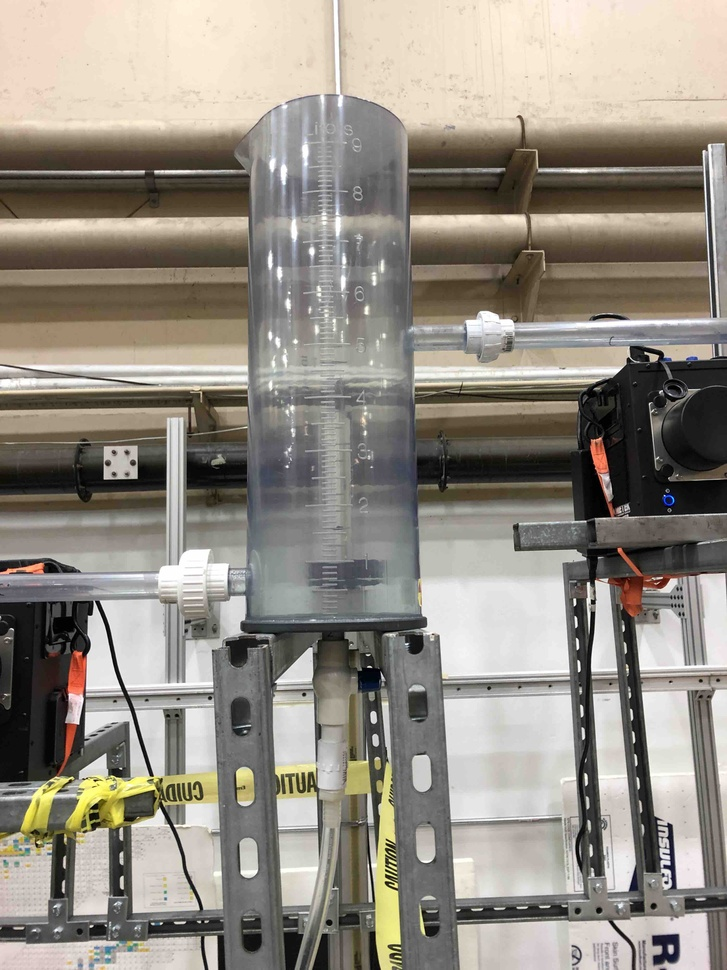
%> input picture tank1_shrunk_shrunk.jpg, 727 x 970 px, shrunk from 3024 x 4032 before the run
$ octave compare_methods_test.m   (GNU Octave 9; MATLAB toolbox functions it lacks are replaced by stand-ins)
%> lines starting %> are read from the running program, lines starting %| are printed output that depends on the picture
I = imread('tank1_shrunk_shrunk.jpg');
%> I is the input picture: size 970x727x3 uint8; mean R, G, B 147.1, 140.8, 131
I_bw = rgb2gray(I);
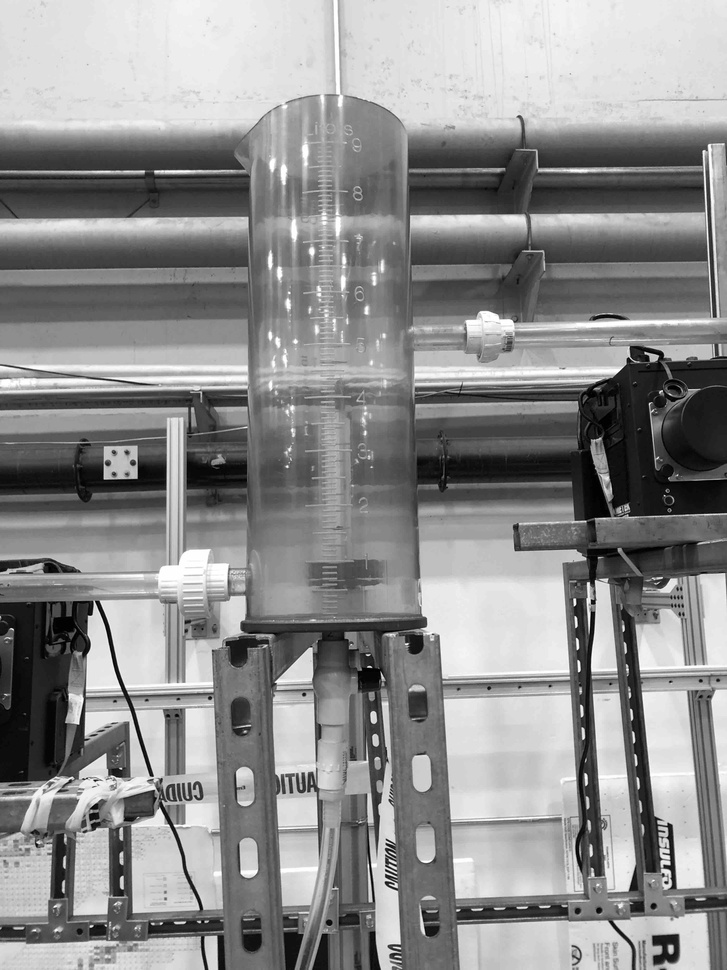
%> I_bw: size 970x727 uint8; min 0, max 255, mean 141.5
BW1 = edge(I_bw, 'Canny');
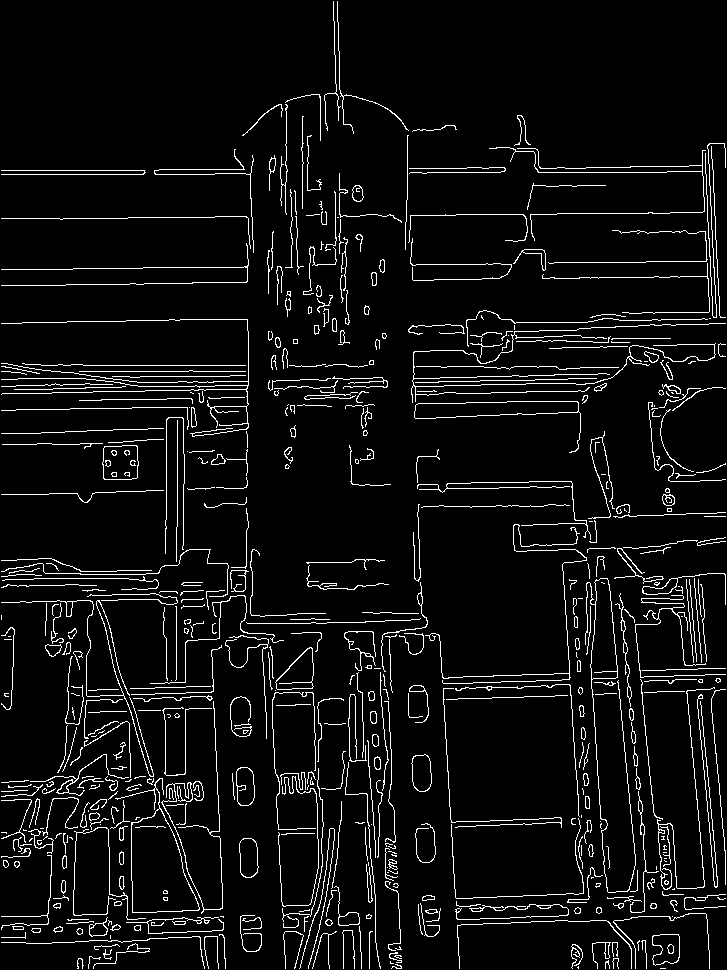
%> BW1: size 970x727 logical; 5.9% white in thin lines or dots
BW2 = edge(I_bw, 'Prewitt');
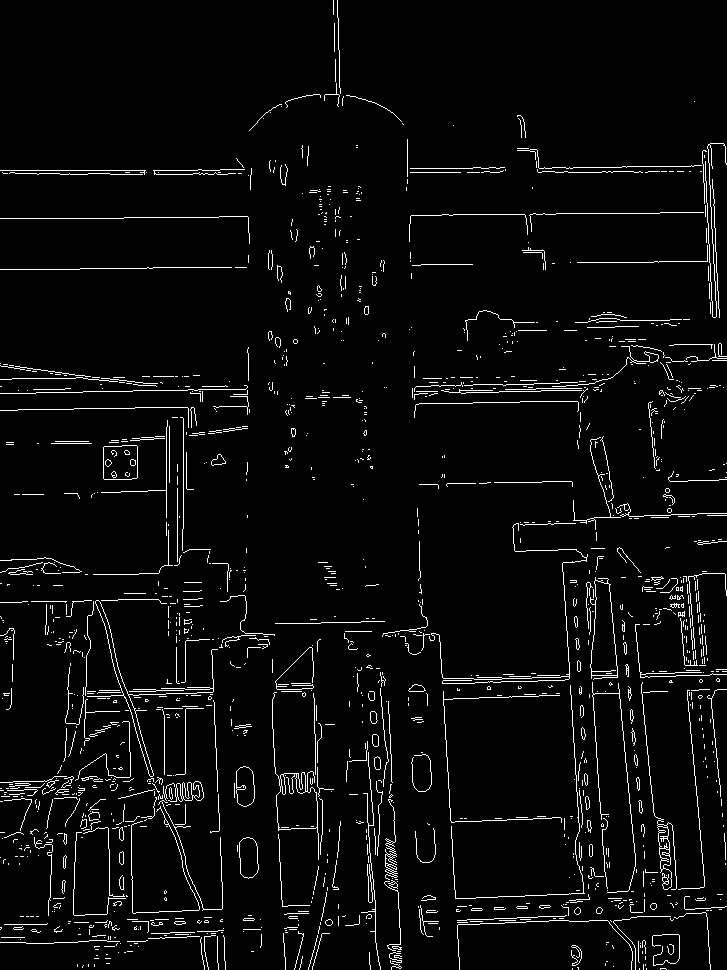
%> BW2: size 970x727 logical; 4% white in thin lines or dots
BW3 = edge(I_bw, 'Sobel');
%> BW3: size 970x727 logical; 3.9% white in thin lines or dots
BW4 = edge(I_bw, 'Roberts');
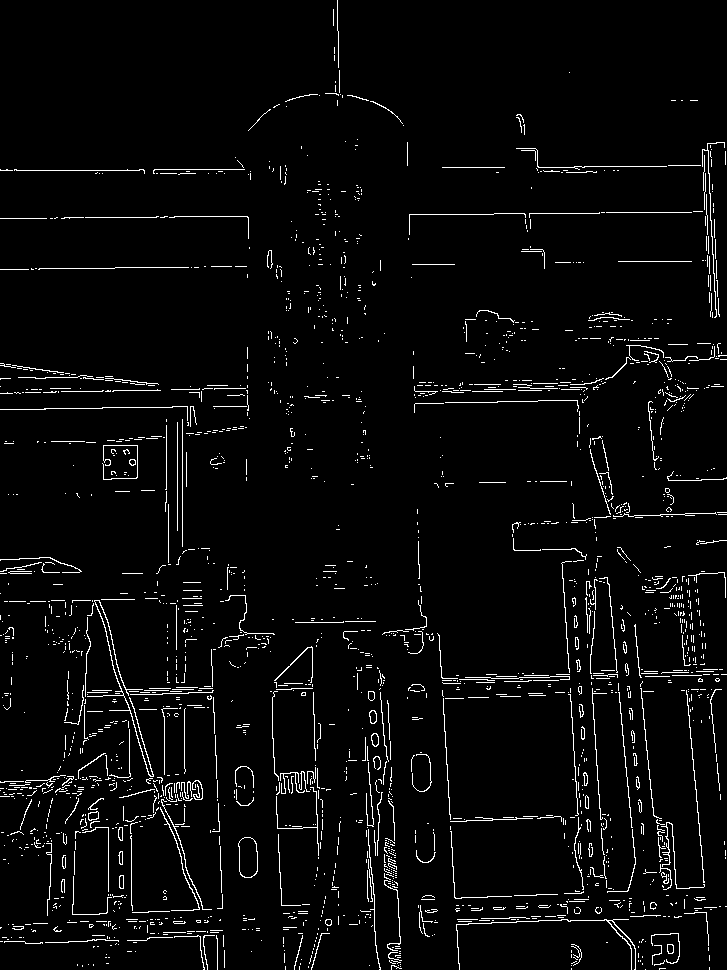
%> BW4: size 970x727 logical; 3.6% white in thin lines or dots
BW5 = edge(I_bw, 'log');
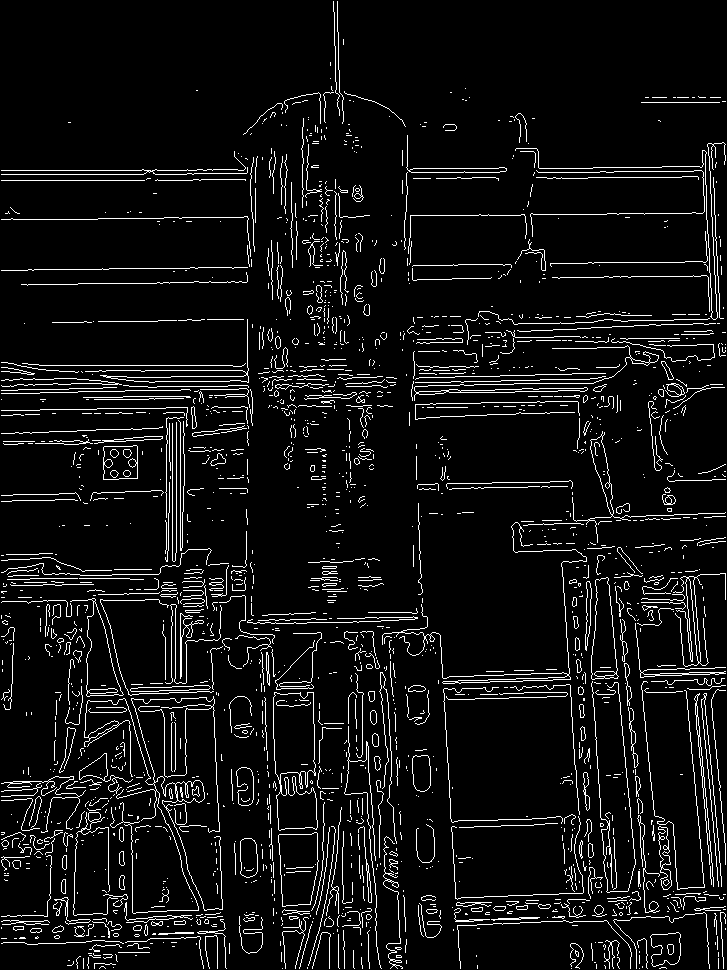
%> BW5: size 970x727 logical; 6.8% white in thin lines or dots
BW6 = edge(I_bw, 'zerocross');
BW7 = edge(I_bw, 'approxcanny');

% [5 lines of commented-out code are left out]

figure('Name', 'Prewitt'); imshow(BW2);
figure('Name', 'Sobel'); imshow(BW3);
figure('Name', 'Roberts'); imshow(BW4);

$ run again, with WIN_20190613_13_43_38_Pro.jpg copied over tank1_shrunk_shrunk.jpg
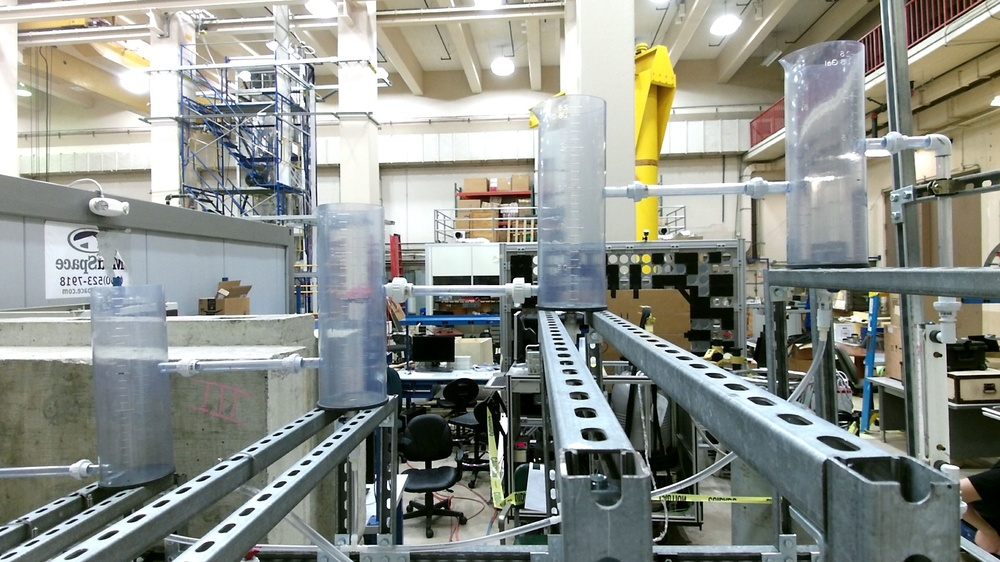
%> input picture WIN_20190613_13_43_38_Pro.jpg, 1000 x 562 px, shrunk from 1920 x 1080 before the run
%> I is the input picture: size 562x1000x3 uint8; mean R, G, B 141.3, 145.1, 138.4
%> `BW1 = edge(I_bw, 'Canny');`:
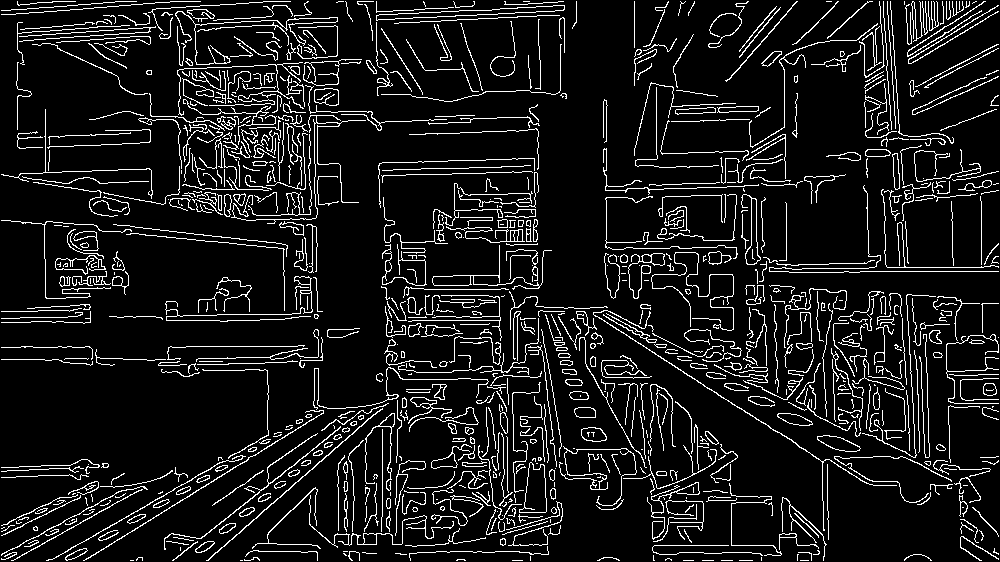
%> BW1: size 562x1000 logical; 9.7% white in thin lines or dots
%> BW2: size 562x1000 logical; 4.8% white in thin lines or dots
%> BW3: size 562x1000 logical; 4.8% white in thin lines or dots
%> BW4: size 562x1000 logical; 3.9% white in thin lines or dots
%> `BW5 = edge(I_bw, 'log');`:
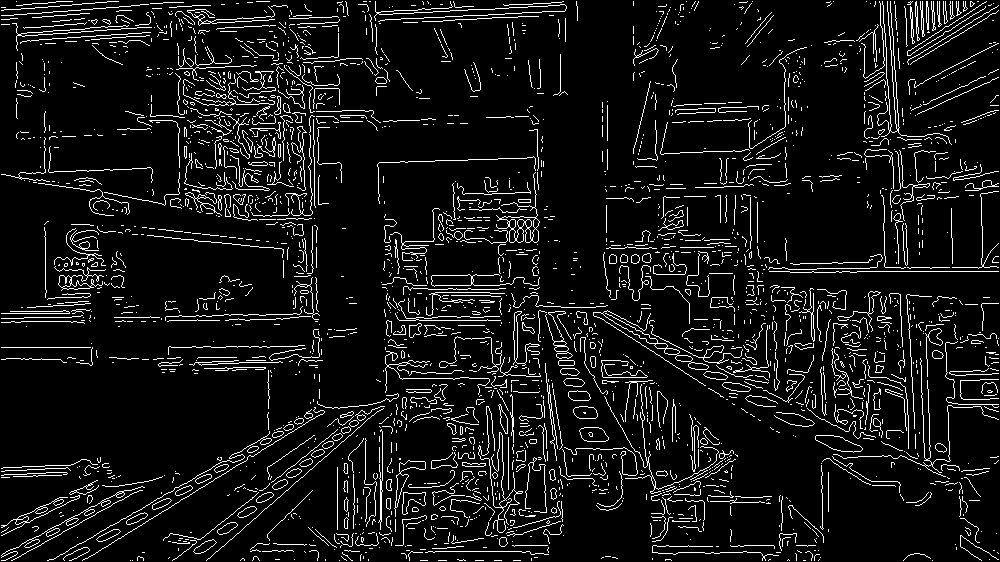
%> BW5: size 562x1000 logical; 8.1% white in thin lines or dots

$ run again, with WIN_20190628_17_23_24_Pro.jpg copied over tank1_shrunk_shrunk.jpg
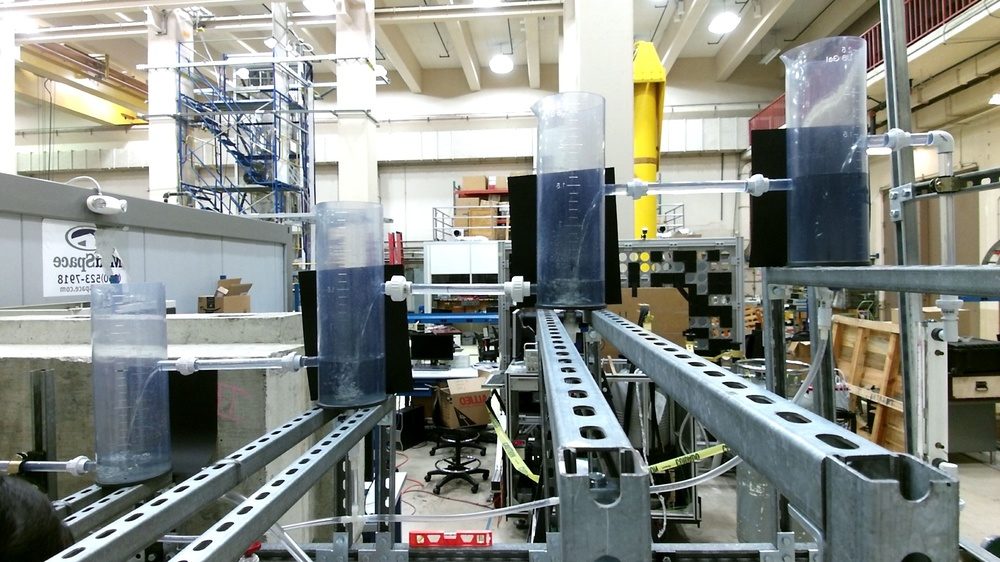
%> input picture WIN_20190628_17_23_24_Pro.jpg, 1000 x 562 px, shrunk from 1920 x 1080 before the run
%> I is the input picture: size 562x1000x3 uint8; mean R, G, B 136, 140, 133.9
%> `BW1 = edge(I_bw, 'Canny');`:
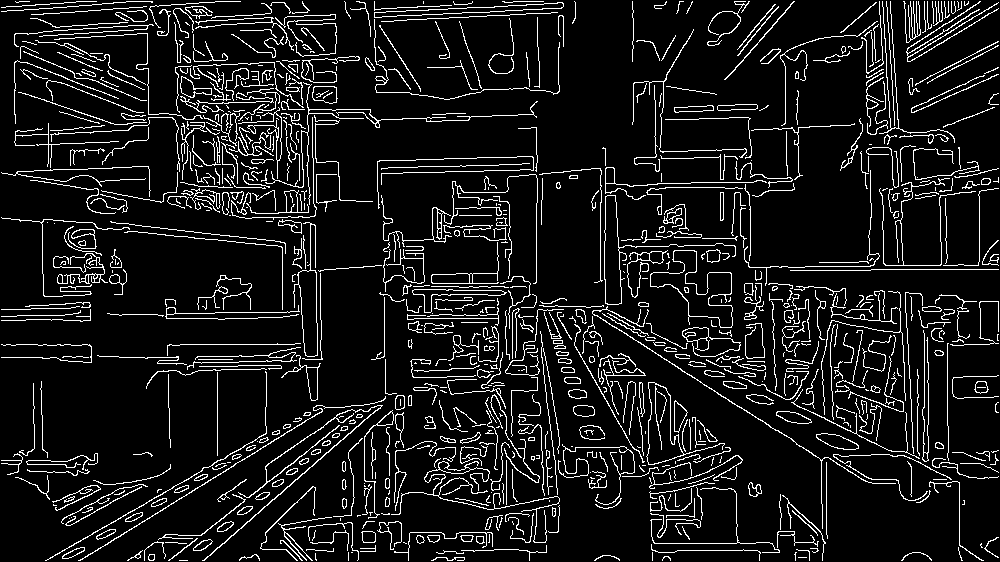
%> BW1: size 562x1000 logical; 9.6% white in thin lines or dots
%> BW2: size 562x1000 logical; 4.7% white in thin lines or dots
%> BW3: size 562x1000 logical; 4.7% white in thin lines or dots
%> BW4: size 562x1000 logical; 3.9% white in thin lines or dots
%> `BW5 = edge(I_bw, 'log');`:
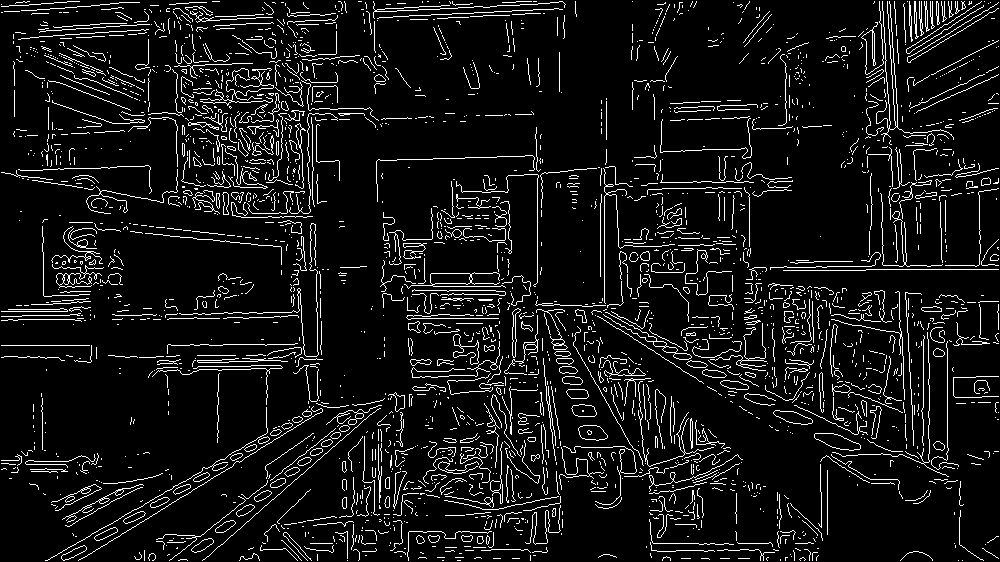
%> BW5: size 562x1000 logical; 8.1% white in thin lines or dots
